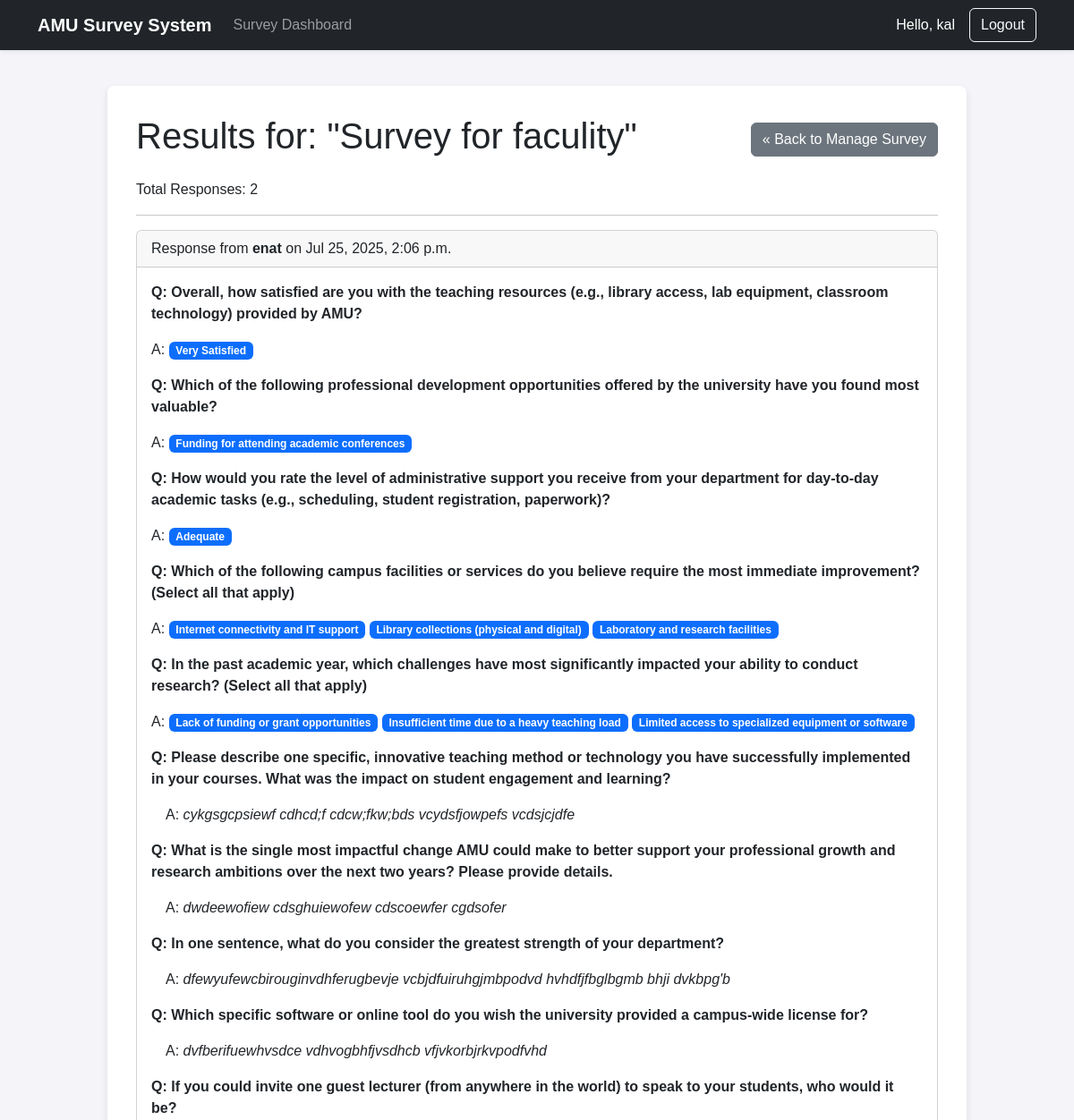
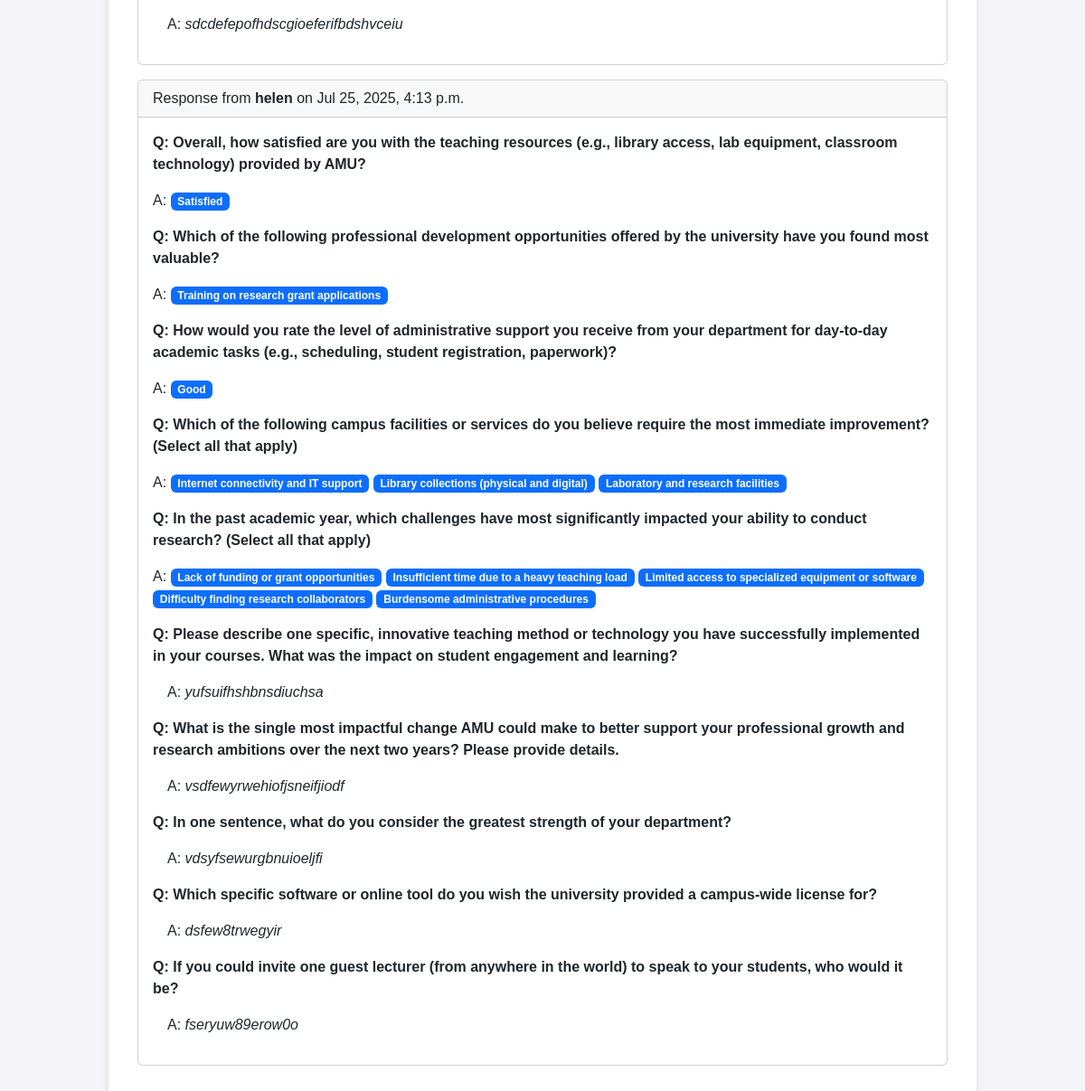
/surveys/survey/1/results/ (signed in), run on the app's committed database (2 pictures, top to bottom).
### users/models.py (models this page shows)
class CustomUser(AbstractUser):
    pass # You can leave it as pass or add other fields later.

### surveys/models.py (models this page shows, shortened)
class Survey(models.Model):
    start_date = models.DateTimeField(null=True, blank=True, help_text="Optional: The survey will become available on this date/time.")
    end_date = models.DateTimeField(null=True, blank=True, help_text="Optional: The survey will close on this date/time.")
    class RespondentType(models.TextChoices):
        STUDENT = 'STUDENT', 'Student'
        FACULITY = 'FACULITY', 'Faculity'
        STAFF = 'STAFF', 'Staff'
        SURVEY_CREATOR = 'SURVEY_CREATOR', 'Survey Creator'
        OTHER = 'OTHER', 'Other Community Member'
        ALL = 'ALL', 'All Respondents'
    title = models.CharField(max_length=200, help_text="The title of the survey.")
    description = models.TextField(blank=True, default='', help_text="A description or instructions for the survey.")
    creator = models.ForeignKey(settings.AUTH_USER_MODEL, on_delete=models.CASCADE, related_name="created_surveys")
    target_audience = models.CharField(max_length=20, choices=RespondentType.choices, default=RespondentType.ALL, help_text="Choose who is eligible to take this survey.")
    created_at = models.DateTimeField(default=timezone.now)
    is_active = models.BooleanField(default=True, help_text="Uncheck this to close the survey to new responses.")
    public_id = models.UUIDField(
        default=uuid.uuid4,
        editable=False,
        unique=True,
        help_text="The unique public identifier for the shareable link."
    )
    is_public = models.BooleanField(
        default=False,
        help_text="Enable this to make the survey accessible via the public shareable link."
    )
    class Meta:
        ordering = ['-created_at']

class Response(models.Model):
    survey = models.ForeignKey(Survey, on_delete=models.CASCADE, related_name='responses')
    respondent = models.ForeignKey(
        settings.AUTH_USER_MODEL,
        on_delete=models.CASCADE,
        related_name='survey_responses'
    )
    submitted_at = models.DateTimeField(default=timezone.now)
    class Meta:
        unique_together = ('survey', 'respondent')

class Answer(models.Model):
    response = models.ForeignKey(Response, on_delete=models.CASCADE, related_name='answers')
    question = models.ForeignKey(Question, on_delete=models.CASCADE)
    body = models.TextField(null=True, blank=True)
    choices = models.ManyToManyField(Choice, related_name='answers', blank=True)

class Question(models.Model):
    class QuestionType(models.TextChoices):
        TEXT = 'TEXT', 'Text (Short Answer)'
        TEXTAREA = 'TEXTAREA', 'Paragraph (Long Answer)'
        CHOICE = 'CHOICE', 'Multiple Choice (Single Answer)'
        MULTIPLE_CHOICE = 'MULTICHOICE', 'Checkboxes (Multiple Answers)'
        RATING = 'RATING', 'Rating (1-5)'
    survey = models.ForeignKey(Survey, on_delete=models.CASCADE, related_name='questions')
    text = models.CharField(max_length=255)
    question_type = models.CharField(
        max_length=20,
        choices=QuestionType.choices,
        default=QuestionType.TEXT,
        help_text="Choose the type of answer you expect."
    )
    order = models.PositiveIntegerField(default=0, help_text="Determines the order in which questions appear.")
    class Meta:
        ordering = ['survey', 'order']

class Choice(models.Model):
    question = models.ForeignKey(Question, on_delete=models.CASCADE, related_name='choices')
    text = models.CharField(max_length=150)

### surveys/views.py (the view)
# urls.py: path('survey/<int:pk>/results/', views.SurveyResultsView.as_view(), name='survey-results'),
class SurveyResultsView(LoginRequiredMixin, UserPassesTestMixin, DetailView):
    model = Survey
    template_name = 'surveys/survey_results.html'
    def test_func(self): return self.request.user == self.get_object().creator or self.request.user.is_superuser

### templates/surveys/survey_results.html
{% extends 'base.html' %}
{% block content %}
    <div class="d-flex justify-content-between align-items-center mb-3">
        <h1>Results for: "{{ survey.title }}"</h1>
        <a href="{% url 'surveys:survey-detail' pk=survey.pk %}" class="btn btn-secondary">« Back to Manage Survey</a>
    </div>
    <p>Total Responses: {{ survey.responses.count }}</p>
    <hr>
    {% for response in survey.responses.all %}
        <div class="card mb-3">
            <div class="card-header">
                Response from <strong>{{ response.respondent.username }}</strong> on {{ response.submitted_at|date:"M d, Y, P" }}
            </div>
            <div class="card-body">
                <ul class="list-unstyled">
                    {% for answer in response.answers.all %}
                        <li>
                            <p><strong>Q: {{ answer.question.text }}</strong></p>
                            {% if answer.question.question_type == 'CHOICE' or answer.question.question_type == 'MULTICHOICE' %}
                                <p>A:
                                    {% for choice in answer.choices.all %}
                                        <span class="badge bg-primary">{{ choice.text }}</span>
                                    {% empty %}
                                        <em>(No choice selected)</em>
                                    {% endfor %}
                                </p>
                            {% else %}
                                <p class="ms-3">A: <em>{{ answer.body|default:"(Not answered)" }}</em></p>
                            {% endif %}
                        </li>
                    {% endfor %}
                </ul>
            </div>
        </div>
    {% empty %}
        <div class="alert alert-info">There are no responses for this survey yet.</div>
    {% endfor %}
{% endblock %}

### templates/base.html (shortened to what this page needs)
{% load static %}
<!DOCTYPE html>
<html lang="en">
<head>
    <link href="https://cdn.jsdelivr.net/npm/bootstrap@5.3.3/dist/css/bootstrap.min.css" rel="stylesheet">
</head>
<body>
    <nav class="navbar navbar-expand-lg navbar-dark bg-dark shadow-sm">
        <div class="container">
            <a class="navbar-brand" href="{% url 'home' %}"><strong>AMU Survey System</strong></a>
            <div class="collapse navbar-collapse">
                <ul class="navbar-nav me-auto">
                    <li class="nav-item">
                        <a class="nav-link" href="{% url 'surveys:survey-list' %}">Survey Dashboard</a>
                    </li>
                </ul>
            </div>
            <div class="ms-auto d-flex align-items-center">
                {% if user.is_authenticated %}
                    <span class="navbar-text me-3 text-white">
                        Hello, {{ user.username }}
                    </span>
                    <form action="{% url 'logout' %}" method="post" style="display: inline;">
                        <button type="submit" class="btn btn-outline-light">Logout</button>
                    </form>
                {% else %}
                    <a href="{% url 'login' %}" class="btn btn-outline-light me-2">Login</a>
                    <a href="{% url 'register' %}" class="btn btn-light">Register</a>
                {% endif %}
            </div>
        </div>
    </nav>
    <main>
        <div class="content-box">
            {% block content %}
            {% endblock %}
        </div>
    </main>
</body>
</html>

### templates/base.html (style rules this page uses)
body { font-family: sans-serif; background-color: #f4f4f9; margin: 0; }
.content-box { background-color: white; padding: 2rem; border-radius: 0.5rem; margin: 40px auto; max-width: 960px; box-shadow: 0 4px 8px rgba(0,0,0,0.1); }

### data on the page
CustomUser: username "kal"
Survey: title "Survey for faculity", responses.count "2"
Response: respondent.username "enat", submitted_at "Jul 25, 2025, 2:06 p.m."
Answer: question.text "Overall, how satisfied are you with the teaching resources (e.g., library access, lab equipment, classroom technology) provided by AMU?"
Choice: text "Very Satisfied"
Answer: question.text "Which of the following professional development opportunities offered by the university have you found most valuable?"
Choice: text "Funding for attending academic conferences"
Answer: question.text "How would you rate the level of administrative support you receive from your department for day-to-day academic tasks (e.g., scheduling, student registration, paperwork)?"
Choice: text "Adequate"
Answer: question.text "Which of the following campus facilities or services do you believe require the most immediate improvement? (Select all that apply)"
Choice: text "Internet connectivity and IT support"
Choice: text "Library collections (physical and digital)"
Choice: text "Laboratory and research facilities"
Answer: question.text "In the past academic year, which challenges have most significantly impacted your ability to conduct research? (Select all that apply)"
Choice: text "Lack of funding or grant opportunities"
Choice: text "Insufficient time due to a heavy teaching load"
Choice: text "Limited access to specialized equipment or software"
Answer: question.text "Please describe one specific, innovative teaching method or technology you have successfully implemented in your courses. What was the impact on student engagement and learning?", body "cykgsgcpsiewf cdhcd;f cdcw;fkw;bds vcydsfjowpefs vcdsjcjdfe"
Answer: question.text "What is the single most impactful change AMU could make to better support your professional growth and research ambitions over the next two years? Please provide details.", body "dwdeewofiew cdsghuiewofew cdscoewfer cgdsofer"
Answer: question.text "In one sentence, what do you consider the greatest strength of your department?", body "dfewyufewcbirouginvdhferugbevje vcbjdfuiruhgjmbpodvd hvhdfjfbglbgmb bhji dvkbpg'b"
Answer: question.text "Which specific software or online tool do you wish the university provided a campus-wide license for?", body "dvfberifuewhvsdce vdhvogbhfjvsdhcb vfjvkorbjrkvpodfvhd"
Answer: question.text "If you could invite one guest lecturer (from anywhere in the world) to speak to your students, who would it be?", body "sdcdefepofhdscgioeferifbdshvceiu"
Response: respondent.username "helen", submitted_at "Jul 25, 2025, 4:13 p.m."
Answer: question.text "Overall, how satisfied are you with the teaching resources (e.g., library access, lab equipment, classroom technology) provided by AMU?"
Choice: text "Satisfied"
Answer: question.text "Which of the following professional development opportunities offered by the university have you found most valuable?"
Choice: text "Training on research grant applications"
Answer: question.text "How would you rate the level of administrative support you receive from your department for day-to-day academic tasks (e.g., scheduling, student registration, paperwork)?"
Choice: text "Good"
Answer: question.text "Which of the following campus facilities or services do you believe require the most immediate improvement? (Select all that apply)"
Answer: question.text "In the past academic year, which challenges have most significantly impacted your ability to conduct research? (Select all that apply)"
Choice: text "Difficulty finding research collaborators"
Choice: text "Burdensome administrative procedures"
Answer: question.text "Please describe one specific, innovative teaching method or technology you have successfully implemented in your courses. What was the impact on student engagement and learning?", body "yufsuifhshbnsdiuchsa"
Answer: question.text "What is the single most impactful change AMU could make to better support your professional growth and research ambitions over the next two years? Please provide details.", body "vsdfewyrwehiofjsneifjiodf"
Answer: question.text "In one sentence, what do you consider the greatest strength of your department?", body "vdsyfsewurgbnuioeljfi"
Answer: question.text "Which specific software or online tool do you wish the university provided a campus-wide license for?", body "dsfew8trwegyir"
Answer: question.text "If you could invite one guest lecturer (from anywhere in the world) to speak to your students, who would it be?", body "fseryuw89erow0o"
